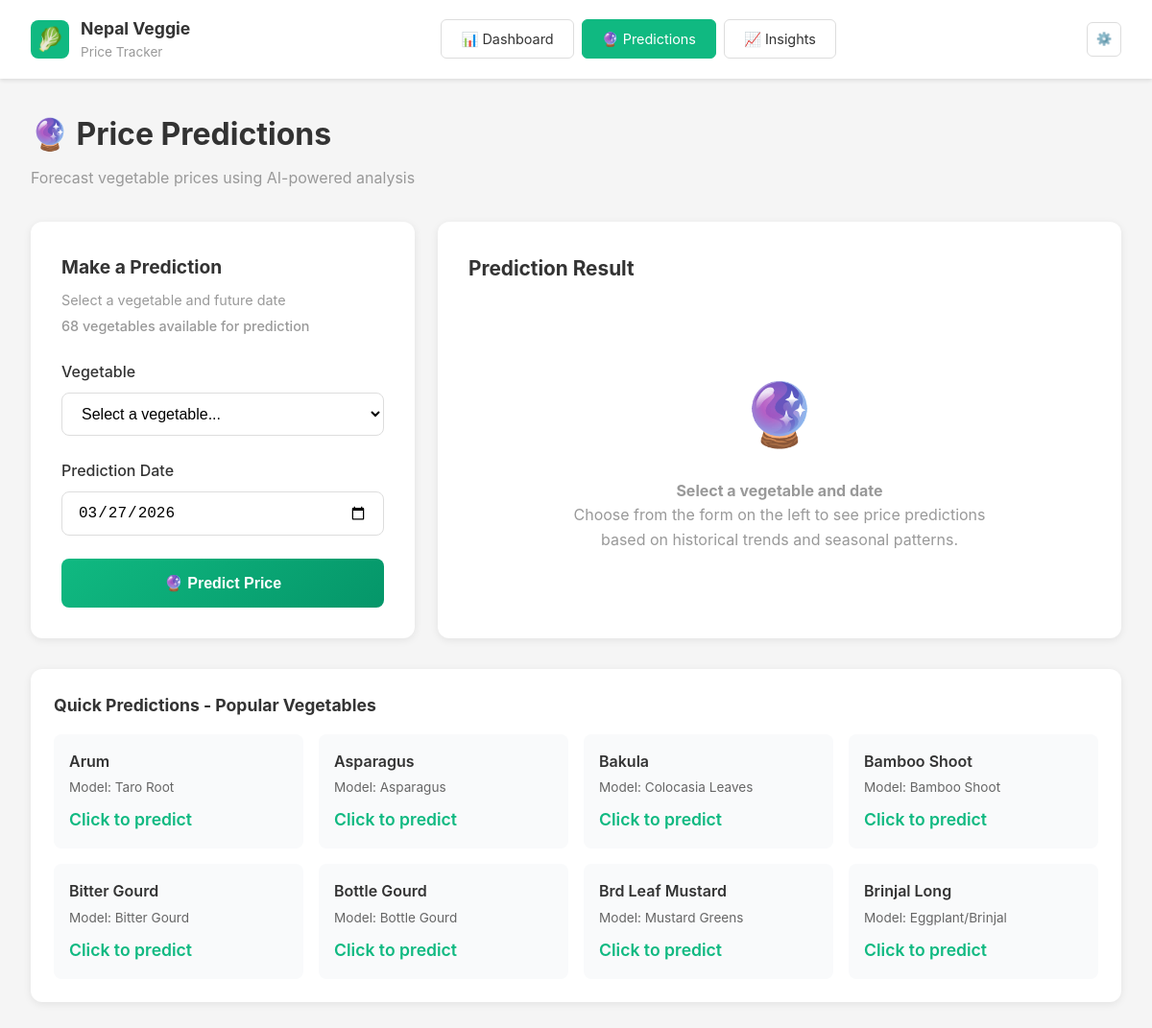
The page /predictions/ on the database its author committed.
### prices/models.py (models this page shows, shortened)
class VegetablePrice(models.Model):
    commodity_name = models.CharField(max_length=200)
    commodity_unit = models.CharField(max_length=50, default='KG')
    min_price = models.DecimalField(max_digits=10, decimal_places=2)
    max_price = models.DecimalField(max_digits=10, decimal_places=2)
    avg_price = models.DecimalField(max_digits=10, decimal_places=2)
    date = models.DateField()
    created_at = models.DateTimeField(auto_now_add=True)
    class Meta:
        unique_together = ['commodity_name', 'date']
        ordering = ['-date', 'commodity_name']
        indexes = [
            models.Index(fields=['commodity_name', 'date']),
            models.Index(fields=['date']),
        ]

### veggieezee/views.py (the view)
# urls.py: path('predictions/', views.predictions, name='predictions'),
def predictions(request):
    vegetables = get_predictable_vegetables()
    all_vegetables = get_vegetables_list()
    result = None
    if request.method == 'POST':
        vegetable = request.POST.get('vegetable')
        date = request.POST.get('date')
        if vegetable and date:
            result = predict_price(vegetable, date)
    context = {
        'vegetables': vegetables,
        'all_vegetables': all_vegetables,
        'result': result,
        'predictable_count': len(vegetables),
        'total_count': len(all_vegetables),
    }
    return render(request, "trade/predictions.html", context)

### veggieezee/predict_service.py (called while the page is built)
def get_training_vegetable_name(kalimati_name):
    if not kalimati_name:
        return None
    if kalimati_name in KALIMATI_TO_TRAINING_MAP:
        return KALIMATI_TO_TRAINING_MAP[kalimati_name]
    kalimati_lower = kalimati_name.lower().strip()
    for k, v in KALIMATI_TO_TRAINING_MAP.items():
        if k.lower() == kalimati_lower:
            return v
    for tv in TRAINING_VEGETABLES:
        if tv.lower() == kalimati_lower:
            return tv
    return None

def get_predictable_vegetables():
    all_vegetables = get_vegetables_list()
    return [v for v in all_vegetables if v.get('is_predictable', False)]

### templates/trade/predictions.html (shortened to what this page needs)
{% load static %}
<!DOCTYPE html>
<html lang="en">
<head>
</head>
<body>
    <header class="header">
        <div class="logo-section">
            <div class="logo">🥬</div>
            <div class="brand-text">
                <h1>Nepal Veggie</h1>
                <p>Price Tracker</p>
            </div>
        </div>
        <nav class="nav-buttons">
            <a href="{% url 'trade' %}" class="nav-btn">📊 Dashboard</a>
            <a href="{% url 'predictions' %}" class="nav-btn active">🔮 Predictions</a>
            <a href="{% url 'insights' %}" class="nav-btn">📈 Insights</a>
        </nav>
        <div class="user-controls">
            <button class="icon-btn">⚙️</button>
        </div>
    </header>
    <main class="main-content">
        <div class="page-title">
            <h2>🔮 Price Predictions</h2>
            <p>Forecast vegetable prices using AI-powered analysis</p>
        </div>
        <div class="content-grid">
            <section class="prediction-form-card">
                <div class="form-header">
                    <h3>Make a Prediction</h3>
                    <p>Select a vegetable and future date</p>
                    <p class="predictable-info">{{ predictable_count }} vegetables available for prediction</p>
                </div>
                <form method="POST" id="predictionForm">
                    <div class="form-group">
                        <label for="vegetable">Vegetable</label>
                        <select name="vegetable" id="vegetable" required>
                            <option value="">Select a vegetable...</option>
                        </select>
                    </div>
                    <div class="form-group">
                        <label for="date">Prediction Date</label>
                        <input type="date" name="date" id="date" required
                               value="{% if result %}{{ result.date }}{% endif %}"
                               min="{{ today }}">
                    </div>
                    <button type="submit" class="predict-btn">
                        🔮 Predict Price
                    </button>
                </form>
            </section>
            <section class="result-section">
                <div class="result-header">
                    <h3>Prediction Result</h3>
                </div>
                {% if result and result.success %}
                <div class="prediction-result active">
                    <div class="price-display">
                        <div class="price-label">Predicted Price for {{ result.vegetable }} on {{ result.date }}</div>
                        <div class="price-value">
                            Rs. {{ result.predicted_price }}<span class="price-unit">/kg</span>
                        </div>
                        <div class="price-range">
                            Expected range: Rs. {{ result.price_min }} - Rs. {{ result.price_max }}
                        </div>
                    </div>
                    <div class="prediction-details">
                        <div class="detail-card">
                            <div class="label">Last Known Price</div>
                            <div class="value">Rs. {{ result.historical_summary.last_price|default:"N/A" }}</div>
                        </div>
                        <div class="detail-card">
                            <div class="label">7-Day Average</div>
                            <div class="value">Rs. {{ result.historical_summary.avg_7_days|default:"N/A" }}</div>
                        </div>
                        <div class="detail-card">
                            <div class="label">Price Trend</div>
                            <div class="value {% if result.historical_summary.trend == 'up' %}up{% elif result.historical_summary.trend == 'down' %}down{% endif %}">
                                {% if result.historical_summary.trend == 'up' %}↗ Rising{% elif result.historical_summary.trend == 'down' %}↘ Falling{% else %}→ Stable{% endif %}
                            </div>
                        </div>
                        <div class="detail-card">
                            <div class="label">Confidence</div>
                            <div class="value">{{ result.confidence }}</div>
                        </div>
                    </div>
                    <div class="chart-section">
                        <h4>Historical Price Trend</h4>
                        <canvas id="priceChart" class="chart-canvas"></canvas>
                    </div>
                    <div class="factors-section">
                        <h4>Prediction Factors</h4>
                        <div class="factors-grid">
                            <div class="factor-item">
                                <div class="name">Base Price</div>
                                <div class="value">Rs. {{ result.factors.base_price }}</div>
                            </div>
                            <div class="factor-item">
                                <div class="name">Seasonal</div>
                                <div class="value">{{ result.factors.seasonal_factor }}x</div>
                            </div>
                            <div class="factor-item">
                                <div class="name">Festival</div>
                                <div class="value">{{ result.factors.festival_factor }}x</div>
                            </div>
                            <div class="factor-item">
                                <div class="name">Trend</div>
                                <div class="value">{{ result.factors.trend_factor }}x</div>
                            </div>
                        </div>
                    </div>
                </div>
                {% elif result and not result.success %}
                <div class="result-placeholder">
                    <div class="icon">⚠️</div>
                    <h4>{{ result.error }}</h4>
                    <p>Please try a different vegetable or check the data.</p>
                </div>
                {% else %}
                <div class="result-placeholder">
                    <div class="icon">🔮</div>
                    <h4>Select a vegetable and date</h4>
                    <p>Choose from the form on the left to see price predictions<br>based on historical trends and seasonal patterns.</p>
                </div>
                {% endif %}
            </section>
        </div>
        <section class="quick-predictions">
            <h3>Quick Predictions - Popular Vegetables</h3>
            <div class="quick-grid">
                {% for veg in vegetables|slice:":8" %}
                <div class="quick-card" onclick="quickPredict('{{ veg.vegetable }}')">
                    <div class="veg-name">{{ veg.vegetable }}</div>
                    <div class="veg-local">Model: {{ veg.training_name }}</div>
                    <div class="current-price">Click to predict</div>
                </div>
                {% endfor %}
            </div>
        </section>
    </main>
</body>
</html>

### templates/trade/predictions.html (style rules this page uses)
* { margin: 0; padding: 0; box-sizing: border-box; }
body { font-family: -apple-system, BlinkMacSystemFont, 'Segoe UI', Roboto, 'Helvetica Neue', Arial, sans-serif; background-color: #f5f5f5; color: #333; line-height: 1.6; }
.header { background: white; padding: 1rem 2rem; display: flex; justify-content: space-between; align-items: center; box-shadow: 0 2px 4px rgba(0,0,0,0.1); }
.logo-section { display: flex; align-items: center; gap: 0.75rem; }
.logo { width: 40px; height: 40px; background: #10b981; border-radius: 8px; display: flex; align-items: center; justify-content: center; color: white; font-size: 1.5rem; }
.brand-text h1 { font-size: 1.1rem; color: #333; }
.brand-text p { font-size: 0.85rem; color: #999; }
.nav-buttons { display: flex; gap: 0.5rem; }
.nav-btn { padding: 0.5rem 1.25rem; border: 1px solid #ddd; background: white; border-radius: 6px; cursor: pointer; font-size: 0.9rem; display: flex; align-items: center; gap: 0.5rem; text-decoration: none; color: #333; }
.nav-btn.active { background: #10b981; color: white; border-color: #10b981; }
.user-controls { display: flex; gap: 0.75rem; align-items: center; }
.icon-btn { width: 36px; height: 36px; border: 1px solid #ddd; background: white; border-radius: 6px; cursor: pointer; display: flex; align-items: center; justify-content: center; }
.main-content { max-width: 1400px; margin: 2rem auto; padding: 0 2rem; }
.page-title { margin-bottom: 2rem; }
.page-title h2 { font-size: 2rem; display: flex; align-items: center; gap: 0.75rem; margin-bottom: 0.5rem; }
.page-title p { color: #999; font-size: 1rem; }
.content-grid { display: grid; grid-template-columns: 400px 1fr; gap: 1.5rem; margin-bottom: 2rem; }
.prediction-form-card { background: white; border-radius: 12px; padding: 2rem; box-shadow: 0 2px 8px rgba(0,0,0,0.08); }
.form-header { margin-bottom: 1.5rem; }
.form-header h3 { font-size: 1.2rem; margin-bottom: 0.5rem; }
.form-header p { color: #999; font-size: 0.9rem; }
.predictable-info { color: #10b981; font-size: 0.85rem; font-weight: 500; margin-top: 0.25rem; }
.form-group { margin-bottom: 1.5rem; }
.form-group label { display: block; font-weight: 500; margin-bottom: 0.5rem; color: #333; }
.form-group select, .form-group input { width: 100%; padding: 0.75rem 1rem; border: 1px solid #ddd; border-radius: 8px; font-size: 1rem; background: white; transition: border-color 0.2s; }
.predict-btn { width: 100%; padding: 1rem; background: linear-gradient(135deg, #10b981 0%, #059669 100%); color: white; border: none; border-radius: 8px; font-size: 1rem; font-weight: 600; cursor: pointer; display: flex; align-items: center; justify-content: center; gap: 0.5rem; transition: transform 0.2s, box-shadow 0.2s; }
.result-section { background: white; border-radius: 12px; padding: 2rem; box-shadow: 0 2px 8px rgba(0,0,0,0.08); }
.result-header { display: flex; justify-content: space-between; align-items: center; margin-bottom: 2rem; }
.result-header h3 { font-size: 1.3rem; }
.result-placeholder { min-height: 300px; display: flex; flex-direction: column; align-items: center; justify-content: center; color: #999; text-align: center; }
.result-placeholder .icon { font-size: 4rem; margin-bottom: 1rem; }
.quick-predictions { background: white; border-radius: 12px; padding: 1.5rem; box-shadow: 0 2px 8px rgba(0,0,0,0.08); margin-top: 1.5rem; }
.quick-predictions h3 { font-size: 1.1rem; margin-bottom: 1rem; }
.quick-grid { display: grid; grid-template-columns: repeat(4, 1fr); gap: 1rem; }
.quick-card { padding: 1rem; background: #f9fafb; border-radius: 8px; cursor: pointer; transition: all 0.2s; }
.quick-card .veg-name { font-weight: 600; margin-bottom: 0.25rem; }
.quick-card .veg-local { font-size: 0.85rem; color: #666; margin-bottom: 0.5rem; }
.quick-card .current-price { font-size: 1.1rem; font-weight: 600; color: #10b981; }

### rows shown on the page
VegetablePrice: vegetable "Arum", training_name "Taro Root"
VegetablePrice: vegetable "Asparagus", training_name "Asparagus"
VegetablePrice: vegetable "Bakula", training_name "Colocasia Leaves"
VegetablePrice: vegetable "Bamboo Shoot", training_name "Bamboo Shoot"
VegetablePrice: vegetable "Bitter Gourd", training_name "Bitter Gourd"
VegetablePrice: vegetable "Bottle Gourd", training_name "Bottle Gourd"
VegetablePrice: vegetable "Brd Leaf Mustard", training_name "Mustard Greens"
VegetablePrice: vegetable "Brinjal Long", training_name "Eggplant/Brinjal"

### other values the page prints
{{ predictable_count }} "68"
